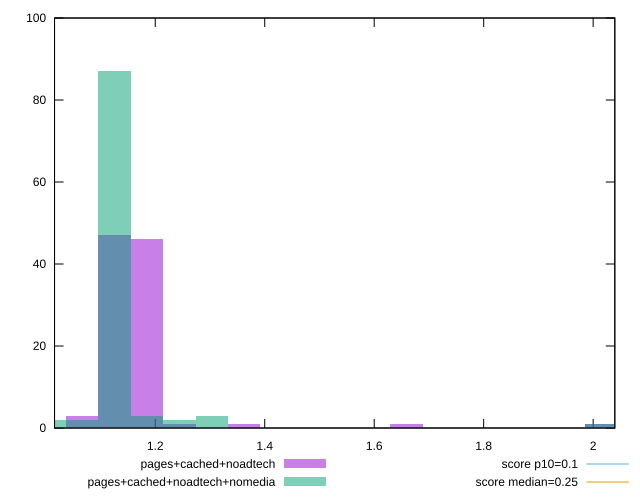

Here is the gnuplot script that generated this plot:
reset

$pagesCachedNoadtech <<EOF
1.125556270370924 47
1.1847960740746568 46
1.0663164666671912 3
2.014153325926917 1
1.2440358777783898 1
1.6587145037045197 1
1.3625154851858554 1
EOF

$pagesCachedNoadtechNomedia <<EOF
1.125556270370924 87
1.3032756814821225 3
1.0070766629634584 2
1.1847960740746568 3
1.0663164666671912 2
1.2440358777783898 2
2.014153325926917 1
EOF

set key outside below
set boxwidth 0.05923980370373284
set xrange [1.016012471516927:2.0395882941351995]
set yrange [0:100]
set trange [0:100]
set style fill transparent solid 0.5 noborder

set parametric
set terminal svg size 640, 500 enhanced background rgb 'white'
set output "report_00022_2021-02-20T12:08:46.964Z/cumulative-layout-shift/comparison/histogram/2_vs_3.svg"

plot $pagesCachedNoadtech title "pages+cached+noadtech" with boxes, \
     $pagesCachedNoadtechNomedia title "pages+cached+noadtech+nomedia" with boxes, \
     0.1,t title "score p10=0.1", \
     0.25,t title "score median=0.25"

reset
